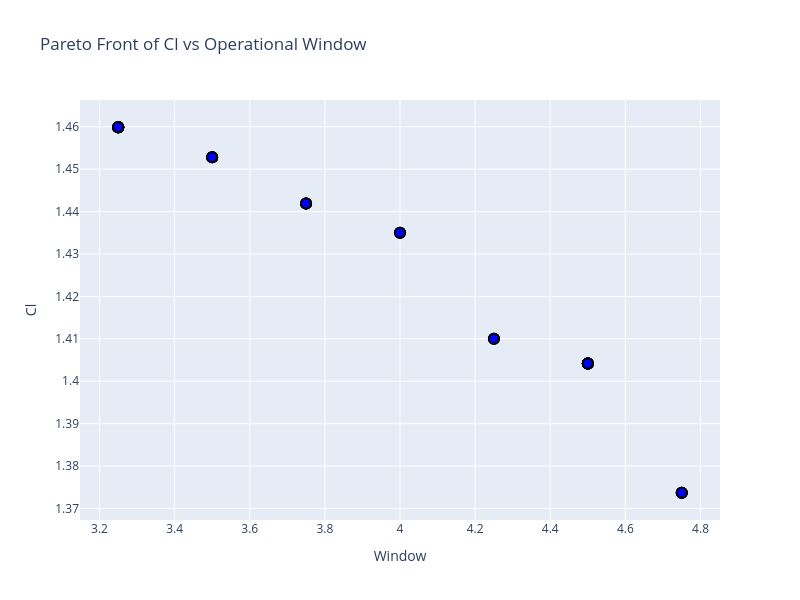

Notebook code for this chart:
### Markdown cell above
Pareto Front:

### Code cell
fig = px.scatter(df,
                 x='Window',
                 y='Cl',
                 title='Pareto Front of Cl vs Operational Window',
                 template='plotly',
                 width=800,
                 height=600
                 )

fig.update_traces(
    marker=dict(
        size=10,
        color='blue',
        line=dict(
            width=2,
            color='black'
        )
    )
)

fig.show()

### Figure 1 — Plotly figure (JSON) as saved in the notebook; plotly's stock layout.template omitted (floating-point values rounded to 4 significant figures)
{"data": [{"hovertemplate": "Window=%{x}<br>Cl=%{y}<extra></extra>", "legendgroup": "", "marker": {"color": "blue", "line": {"color": "black", "width": 2}, "size": 10, "symbol": "circle"}, "mode": "markers", "name": "", "orientation": "v", "showlegend": false, "type": "scatter", "x": [4.75, 4.75, 3.25, 3.25, 4.5, 4.25, 4.0, 3.75, 3.5, 3.5, 3.75, 4.0, 4.25, 4.5, 4.75, 4.5, 3.25, 4.5, 3.25, 3.25, 4.5, 3.25, 3.5, 3.25, 3.25, 3.25, 4.0, 4.5, 4.5, 4.25, 4.5, 3.25, 4.75, 3.75, 3.5, 3.25, 3.25, 4.5, 4.5, 3.75], "xaxis": "x", "y": [1.374, 1.374, 1.46, 1.46, 1.404, 1.41, 1.435, 1.442, 1.453, 1.453, 1.442, 1.435, 1.41, 1.404, 1.374, 1.404, 1.46, 1.404, 1.46, 1.46, 1.404, 1.46, 1.453, 1.46, 1.46, 1.46, 1.435, 1.404, 1.404, 1.41, 1.404, 1.46, 1.374, 1.442, 1.453, 1.46, 1.46, 1.404, 1.404, 1.442], "yaxis": "y"}], "layout": {"height": 600, "legend": {"tracegroupgap": 0}, "title": {"text": "Pareto Front of Cl vs Operational Window"}, "width": 800, "xaxis": {"anchor": "y", "domain": [0, 1], "title": {"text": "Window"}}, "yaxis": {"anchor": "x", "domain": [0, 1], "title": {"text": "Cl"}}}}
